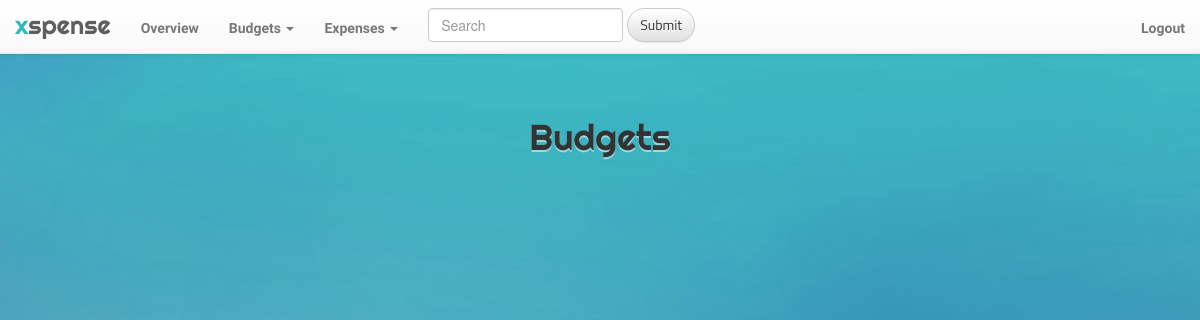
/budgets (signed in), run on an earlier commit of the app's database.
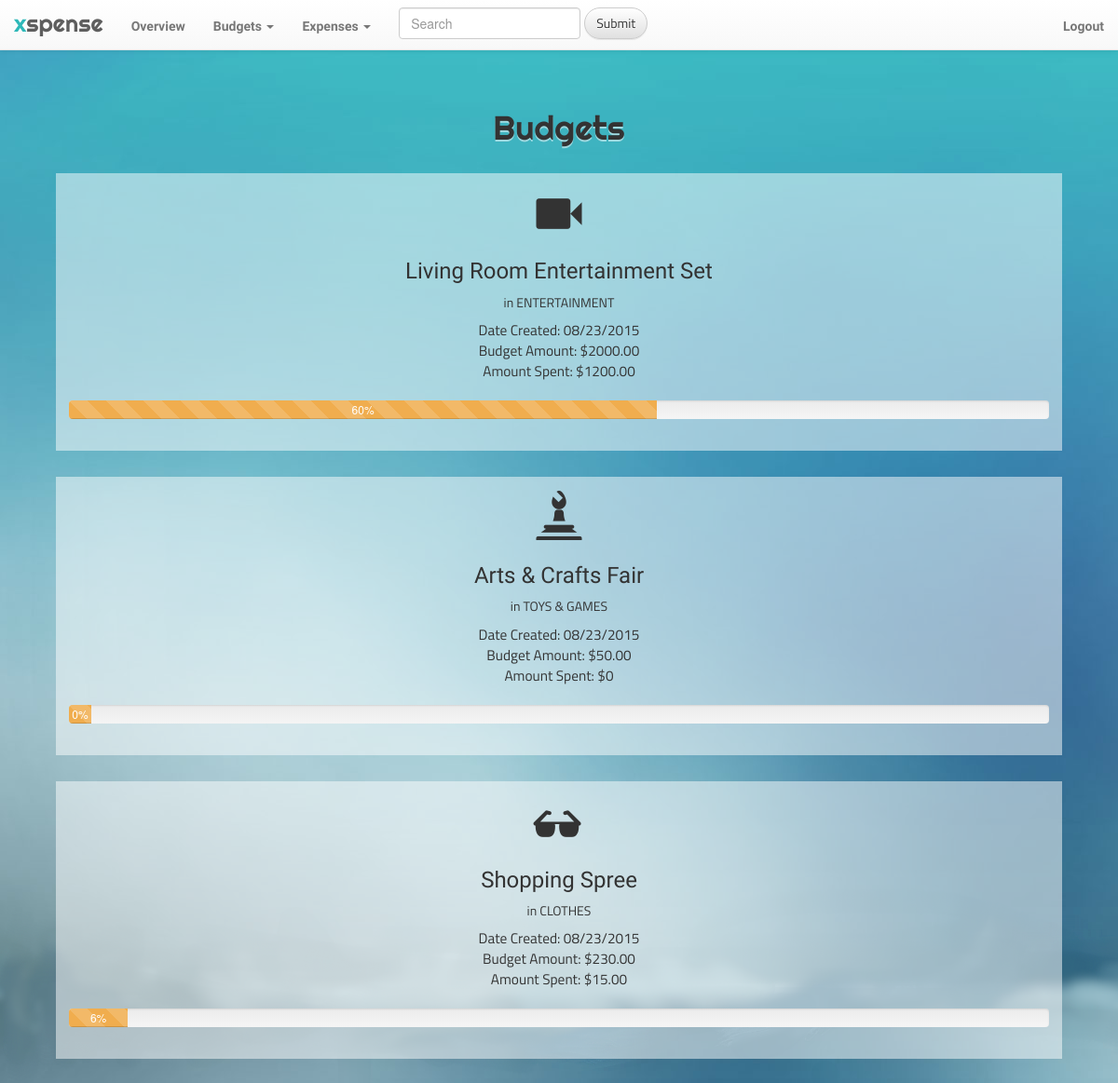
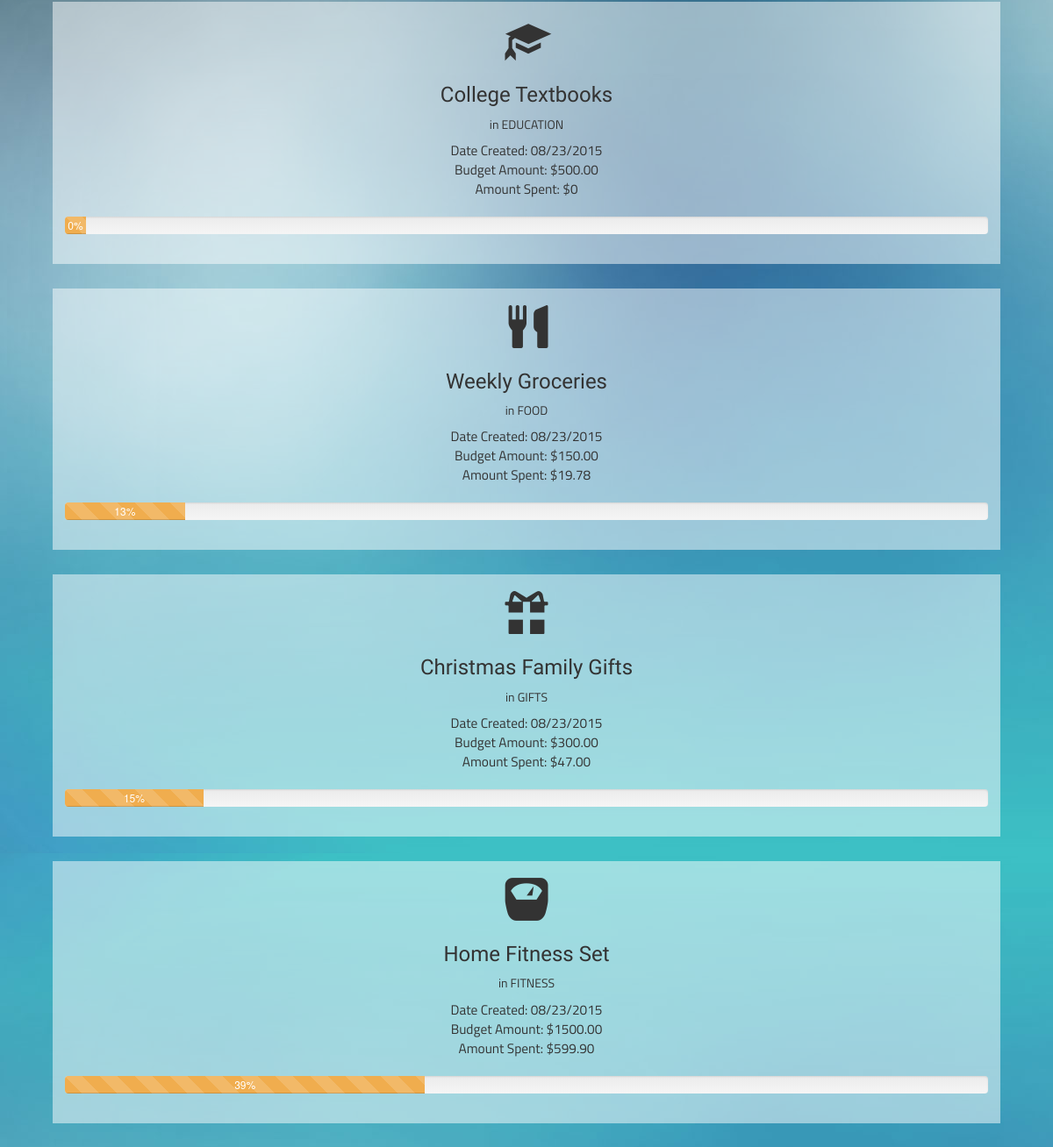
And on a later commit of the database (2 pictures, top to bottom).
### app_xspense/models.py (models this page shows, shortened)
class Budget(models.Model):
	ELECTRONICS = 0
	OFFICE = 1
	ENTERTAINMENT = 2
	HOME_FURNITURE = 3
	CLOTHES = 4
	BABY_KIDS = 5
	TOYS_GAMES_CRAFTS = 6
	FOOD = 7
	HEALTH = 8
	BEAUTY = 9
	SPORTS_FITNESS = 10
	AUTO = 11
	GIFTS = 12
	OTHER = 13
	EDUCATION = 14
	category_choices = [
		(ELECTRONICS, 'electronics'),
		(OFFICE, 'office'),
		(ENTERTAINMENT, 'entertainment'),
		(HOME_FURNITURE, 'home/furniture'),
		(CLOTHES, 'clothes'),
		(BABY_KIDS, 'baby/kids'),
		(TOYS_GAMES_CRAFTS, 'toys/games/crafts'),
		(FOOD, 'food'),
		(HEALTH, 'health'),
		(BEAUTY, 'beauty'),
		(SPORTS_FITNESS, 'sports/fitness'),
		(AUTO, 'auto'),
		(GIFTS, 'gifts'),
		(OTHER, 'other'),
		(EDUCATION, 'education')
		]
	category = models.IntegerField(choices=category_choices, default=13)
	user = models.ForeignKey('auth.User', null=True)
	purpose = models.TextField()
	amount = models.DecimalField(max_digits=9, decimal_places=2)
	date_created = models.DateTimeField(
		default=timezone.now)

class Expense(models.Model):
	user = models.ForeignKey('auth.User', null=True)
	budget = models.ForeignKey(Budget, on_delete=models.CASCADE, null=True, blank=True)
	item = models.TextField()
	price = models.DecimalField(max_digits=9, decimal_places=2)
	date = models.DateTimeField(
		default=timezone.now)
	location = models.TextField()

### app_xspense/views.py (the view)
# urls.py: url(r'^budgets$', views.all_budgets, name='all_budgets'),
@login_required
def all_budgets(request):
	budgets = Budget.objects.filter(user=request.user).order_by('category').order_by('-date_created')
	return render(request, 'app_xspense/budgets.html', {'budgets': budgets})

### app_xspense/templatetags/filters.py (called while the page is built)
@register.filter(name='categoryString')
def categoryString(value):
	return {
		0: 'ELECTRONICS',
        1: 'OFFICE',
        2: 'ENTERTAINMENT',
        3: 'HOME FURNITURE',
        4: 'CLOTHES',
        5: 'BABY & KIDS',
        6: 'TOYS & GAMES',
        7: 'FOOD',
        8: 'HEALTH',
        9: 'BEAUTY',
        10: 'FITNESS',
        11: 'AUTO',
        12: 'GIFTS',
        13: 'OTHER',
        14: 'EDUCATION'
    }.get(value, 13)

@register.filter(name='sumExpenses')
def sumExpenses(expenses):
	total = 0;
	for expense in expenses:
		total = total + expense.price
	return total

@register.filter(name='icon')
def icon(category):
    icon = {
        0: 'headphones',
        1: 'paperclip',
        2: 'facetime-video',
        3: 'home',
        4: 'sunglasses',
        5: 'ice-lolly-tasted',
        6: 'bishop',
        7: 'cutlery',
        8: 'plus-sign',
        9: 'eye-open',
        10: 'scale',
        11: 'dashboard',
        12: 'gift',
        13: 'option-horizontal',
        14: 'education'
    }.get(category, 13)
    return '<span class="glyphicon glyphicon-' + icon + ' small-12 medium-1 columns" aria-hidden="true"></span>'

### app_xspense/templates/app_xspense/budgets.html
{% extends "app_xspense/base.html" %}
{% load filters %}
{% block content %}
	<h1 class="head-title">Budgets</h1>
	{% for budget in budgets %}
		<div class="solo-page container" style="width: 90%">
			<section class="small-6 columns">
				{{ budget.category|icon|safe }}
				<div class="small-12 medium-9 columns">
					<h3 class="title">{{ budget.purpose|title }}</h3>
					<h5>in {{ budget.category|categoryString }}</h5>
					<p>Date Created: {{ budget.date_created|date:"m/d/Y" }}</p>
				</div>
			</section>
			<section class="small-6 columns">
				<div class="row">
					<p class="small-12 medium-6 columns">Budget Amount: ${{ budget.amount }}</p>
					<p class="small-12 medium-6 columns">Amount Spent: ${{ budget.expense_set.all | sumExpenses}}</p>
				</div>
				<br>
				{{ budget | progress | safe }}
			</section>
		</div>
	{% endfor %}
{% endblock %}

What changed in the data, as far as the page shows it:
added Budget: purpose "Living Room Entertainment Set", category|categoryString "ENTERTAINMENT", date_created "08/23/2015", amount "2000.00", expense_set.all|sumExpenses "1200.00", id+amount "60%"
added Budget: purpose "Arts & Crafts Fair", category|categoryString "TOYS & GAMES", date_created "08/23/2015", amount "50.00", expense_set.all|sumExpenses "0", id+amount "0%"
added Budget: purpose "Shopping Spree", category|categoryString "CLOTHES", date_created "08/23/2015", amount "230.00", expense_set.all|sumExpenses "15.00", id+amount "6%"
added Budget: purpose "College Textbooks", category|categoryString "EDUCATION", date_created "08/23/2015", amount "500.00", expense_set.all|sumExpenses "0", id+amount "0%"
added Budget: purpose "Weekly Groceries", category|categoryString "FOOD", date_created "08/23/2015", amount "150.00", expense_set.all|sumExpenses "19.78", id+amount "13%"
added Budget: purpose "Christmas Family Gifts", category|categoryString "GIFTS", date_created "08/23/2015", amount "300.00", expense_set.all|sumExpenses "47.00", id+amount "15%"
added Budget: purpose "Home Fitness Set", category|categoryString "FITNESS", date_created "08/23/2015", amount "1500.00", expense_set.all|sumExpenses "599.90", id+amount "39%"
